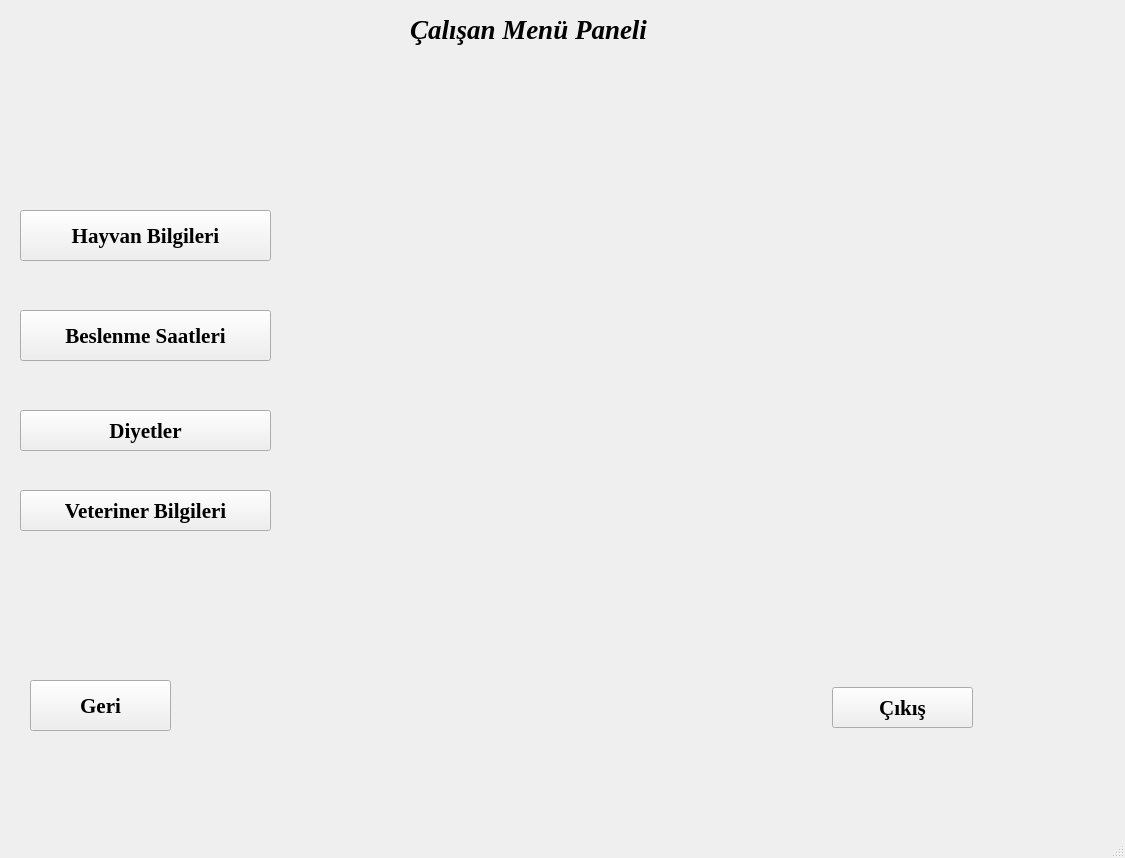
<?xml version="1.0" encoding="UTF-8"?>
<ui version="4.0">
 <class>MainWindow</class>
 <widget class="QMainWindow" name="MainWindow">
  <property name="geometry">
   <rect>
    <x>0</x>
    <y>0</y>
    <width>1125</width>
    <height>858</height>
   </rect>
  </property>
  <property name="windowTitle">
   <string>MainWindow</string>
  </property>
  <widget class="QWidget" name="centralwidget">
   <widget class="QLabel" name="label">
    <property name="geometry">
     <rect>
      <x>410</x>
      <y>10</y>
      <width>289</width>
      <height>38</height>
     </rect>
    </property>
    <property name="font">
     <font>
      <family>Times New Roman</family>
      <pointsize>20</pointsize>
      <weight>75</weight>
      <italic>true</italic>
      <bold>true</bold>
     </font>
    </property>
    <property name="text">
     <string>Çalışan Menü Paneli</string>
    </property>
   </widget>
   <widget class="QLabel" name="label_2">
    <property name="geometry">
     <rect>
      <x>0</x>
      <y>0</y>
      <width>1121</width>
      <height>811</height>
     </rect>
    </property>
    <property name="text">
     <string/>
    </property>
    <property name="pixmap">
     <pixmap>arka_plan2.jpg</pixmap>
    </property>
    <property name="scaledContents">
     <bool>true</bool>
    </property>
   </widget>
   <widget class="QPushButton" name="btn_diyetler">
    <property name="geometry">
     <rect>
      <x>20</x>
      <y>410</y>
      <width>251</width>
      <height>41</height>
     </rect>
    </property>
    <property name="font">
     <font>
      <family>Times New Roman</family>
      <pointsize>16</pointsize>
      <weight>75</weight>
      <bold>true</bold>
     </font>
    </property>
    <property name="text">
     <string>Diyetler</string>
    </property>
   </widget>
   <widget class="QPushButton" name="btn_hayvan_bilgileri">
    <property name="geometry">
     <rect>
      <x>20</x>
      <y>210</y>
      <width>251</width>
      <height>51</height>
     </rect>
    </property>
    <property name="font">
     <font>
      <family>Times New Roman</family>
      <pointsize>16</pointsize>
      <weight>75</weight>
      <bold>true</bold>
     </font>
    </property>
    <property name="text">
     <string>Hayvan Bilgileri</string>
    </property>
   </widget>
   <widget class="QPushButton" name="btn_geri_menu">
    <property name="geometry">
     <rect>
      <x>30</x>
      <y>680</y>
      <width>141</width>
      <height>51</height>
     </rect>
    </property>
    <property name="font">
     <font>
      <family>Times New Roman</family>
      <pointsize>16</pointsize>
      <weight>75</weight>
      <bold>true</bold>
     </font>
    </property>
    <property name="text">
     <string>Geri</string>
    </property>
   </widget>
   <widget class="QPushButton" name="btn_beslenme_saatleri">
    <property name="geometry">
     <rect>
      <x>20</x>
      <y>310</y>
      <width>251</width>
      <height>51</height>
     </rect>
    </property>
    <property name="font">
     <font>
      <family>Times New Roman</family>
      <pointsize>16</pointsize>
      <weight>75</weight>
      <bold>true</bold>
     </font>
    </property>
    <property name="text">
     <string>Beslenme Saatleri</string>
    </property>
   </widget>
   <widget class="QPushButton" name="btn_veteriner_bilgileri">
    <property name="geometry">
     <rect>
      <x>20</x>
      <y>490</y>
      <width>251</width>
      <height>41</height>
     </rect>
    </property>
    <property name="font">
     <font>
      <family>Times New Roman</family>
      <pointsize>16</pointsize>
      <weight>75</weight>
      <bold>true</bold>
     </font>
    </property>
    <property name="text">
     <string>Veteriner Bilgileri</string>
    </property>
   </widget>
   <widget class="QPushButton" name="btn_cikis_calisan_menu">
    <property name="geometry">
     <rect>
      <x>832</x>
      <y>687</y>
      <width>141</width>
      <height>41</height>
     </rect>
    </property>
    <property name="font">
     <font>
      <family>Times New Roman</family>
      <pointsize>16</pointsize>
      <weight>75</weight>
      <bold>true</bold>
     </font>
    </property>
    <property name="text">
     <string>Çıkış</string>
    </property>
   </widget>
   <zorder>label_2</zorder>
   <zorder>label</zorder>
   <zorder>btn_diyetler</zorder>
   <zorder>btn_hayvan_bilgileri</zorder>
   <zorder>btn_geri_menu</zorder>
   <zorder>btn_beslenme_saatleri</zorder>
   <zorder>btn_veteriner_bilgileri</zorder>
   <zorder>btn_cikis_calisan_menu</zorder>
  </widget>
  <widget class="QMenuBar" name="menubar">
   <property name="geometry">
    <rect>
     <x>0</x>
     <y>0</y>
     <width>1125</width>
     <height>26</height>
    </rect>
   </property>
  </widget>
  <widget class="QStatusBar" name="statusbar"/>
 </widget>
 <resources/>
 <connections/>
</ui>
